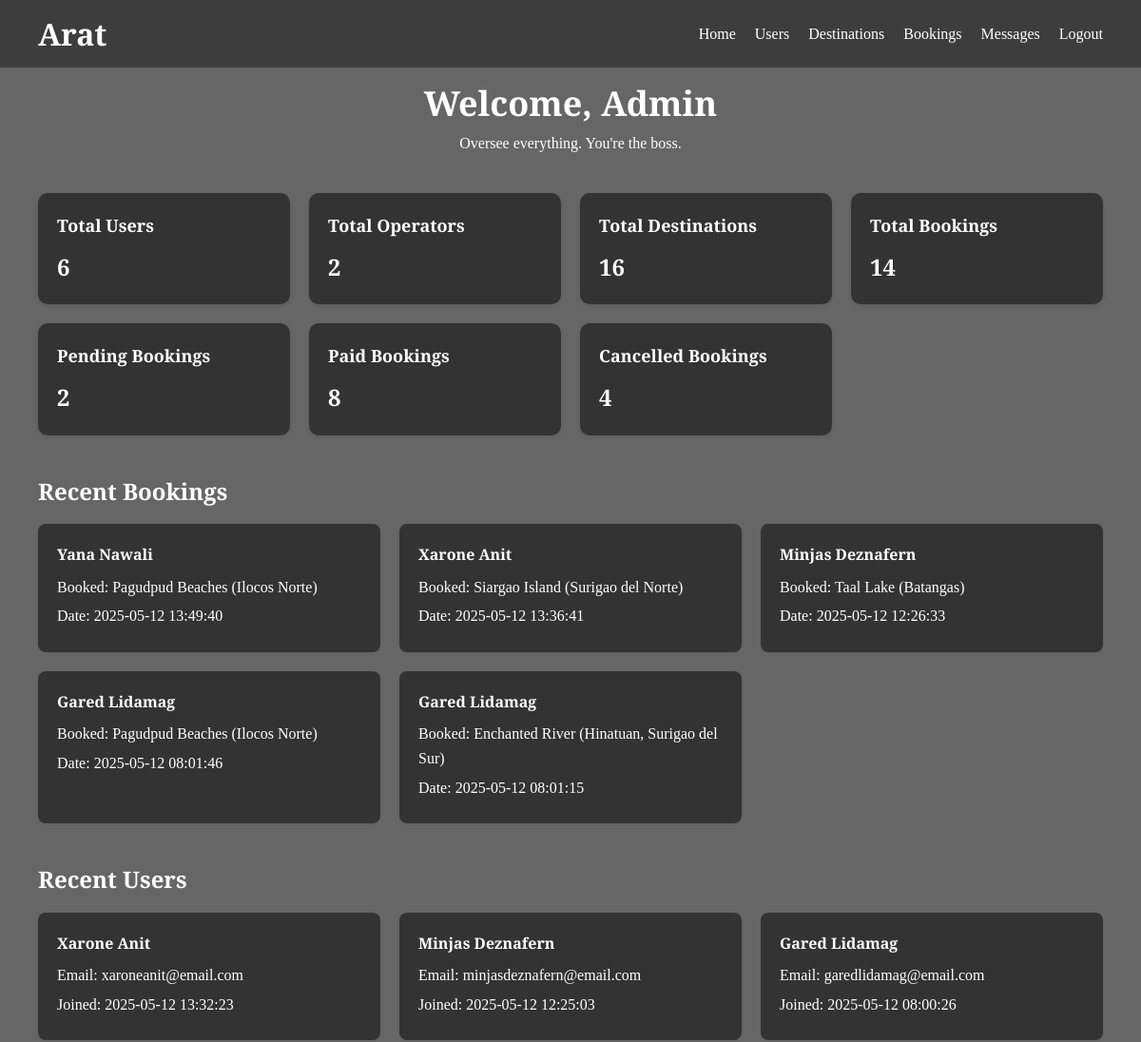
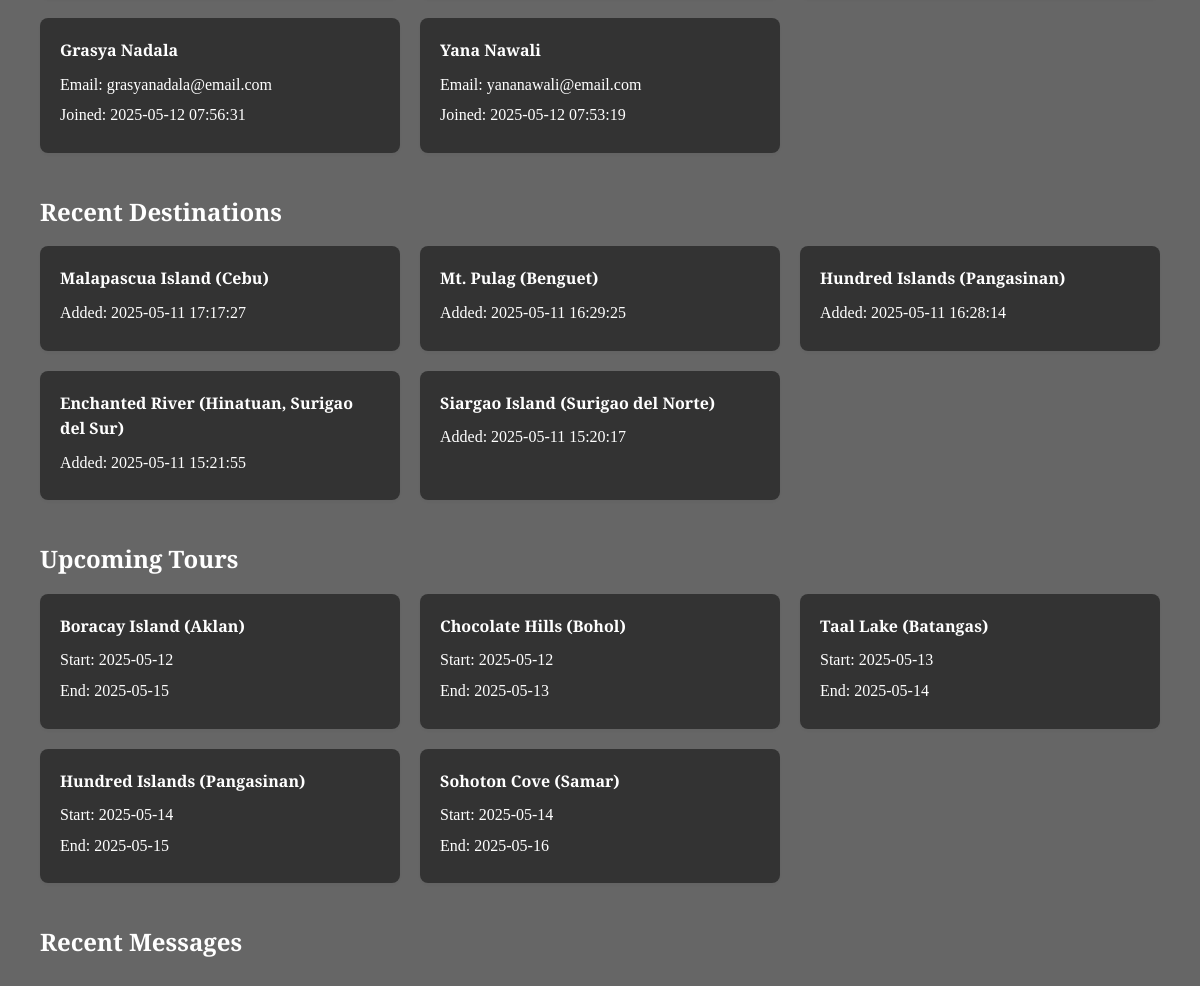
The app's page /frontend/admin/dashboard.php (signed in) with its own data (2 pictures, top to bottom).
### tables this page shows
CREATE TABLE `bookings` (
  `id` int(11) NOT NULL,
  `user_id` int(11) NOT NULL,
  `package_id` int(11) NOT NULL,
  `booking_date` timestamp NOT NULL DEFAULT current_timestamp(),
  `payment_method` enum('credit_card','online_banking','e_wallet') NOT NULL,
  `special_requests` text DEFAULT NULL,
  `status` enum('pending','paid','cancelled') NOT NULL,
  `num_travelers` int(11) NOT NULL DEFAULT 1,
  `total_price` decimal(10,2) DEFAULT NULL
);

CREATE TABLE `users` (
  `id` int(11) NOT NULL,
  `name` varchar(100) DEFAULT NULL,
  `email` varchar(100) DEFAULT NULL,
  `password` varchar(255) DEFAULT NULL,
  `role` enum('traveler','operator','admin') DEFAULT 'traveler',
  `created_at` timestamp NOT NULL DEFAULT current_timestamp(),
  `status` enum('active','inactive') DEFAULT 'active'
);

CREATE TABLE `destinations` (
  `id` int(11) NOT NULL,
  `operator_id` int(11) DEFAULT NULL,
  `name` varchar(100) DEFAULT NULL,
  `description` text DEFAULT NULL,
  `image_url` varchar(255) DEFAULT NULL,
  `itinerary` text DEFAULT NULL,
  `flight_info` varchar(255) DEFAULT NULL,
  `hotel` varchar(255) DEFAULT NULL,
  `start_date` date DEFAULT NULL,
  `end_date` date DEFAULT NULL,
  `price` decimal(10,2) DEFAULT NULL,
  `created_at` datetime DEFAULT current_timestamp(),
  `max_slots` int(11) DEFAULT 20,
  `is_featured` tinyint(1) DEFAULT 0
);

### frontend/admin/dashboard.php (the view, shortened to what this page needs)
<?php
require '../../backend/config/db.php';
try {
    $stmt1 = $pdo->prepare("SELECT COUNT(*) FROM users WHERE role = 'traveler'");
    $stmt1->execute();
    $total_users = $stmt1->fetchColumn();
    $stmt2 = $pdo->prepare("SELECT COUNT(*) FROM users WHERE role = 'operator'");
    $stmt2->execute();
    $total_operators = $stmt2->fetchColumn();
    $stmt3 = $pdo->prepare("SELECT COUNT(*) FROM destinations");
    $stmt3->execute();
    $total_destinations = $stmt3->fetchColumn();
    $stmt4 = $pdo->prepare("SELECT COUNT(*) FROM bookings");
    $stmt4->execute();
    $total_bookings = $stmt4->fetchColumn();
    $stmt5 = $pdo->prepare("SELECT COUNT(*) FROM bookings WHERE status = 'pending'");
    $stmt5->execute();
    $pending_bookings = $stmt5->fetchColumn();
    $stmt6 = $pdo->prepare("SELECT COUNT(*) FROM bookings WHERE status = 'paid'");
    $stmt6->execute();
    $paid_bookings = $stmt6->fetchColumn();
    $stmt7 = $pdo->prepare("SELECT COUNT(*) FROM bookings WHERE status = 'cancelled'");
    $stmt7->execute();
    $canceled_bookings = $stmt7->fetchColumn();
} catch (PDOException $e) {
    die("Error: " . $e->getMessage());
}
$bookings_stmt = $pdo->query("SELECT b.*, u.name AS user_name, d.name AS destination_name
                              FROM bookings b
                              JOIN users u ON b.user_id = u.id
                              JOIN destinations d ON b.package_id = d.id
                              ORDER BY b.booking_date DESC LIMIT 5");
$recent_bookings = $bookings_stmt->fetchAll(PDO::FETCH_ASSOC);
$users_stmt = $pdo->query("SELECT * FROM users ORDER BY created_at DESC LIMIT 5");
$recent_users = $users_stmt->fetchAll(PDO::FETCH_ASSOC);
$destinations_stmt = $pdo->query("SELECT * FROM destinations ORDER BY created_at DESC LIMIT 5");
$recent_destinations = $destinations_stmt->fetchAll(PDO::FETCH_ASSOC);
$today = date('Y-m-d');
$stmt = $pdo->prepare("
    SELECT
        d.id,
        d.name,
        d.start_date,
        d.end_date,
        d.max_slots,
        COALESCE(SUM(CASE WHEN b.status = 'paid' THEN b.num_travelers ELSE 0 END), 0) AS booked_slots
    FROM destinations d
    LEFT JOIN bookings b ON d.id = b.package_id
    WHERE d.start_date >= ?
    GROUP BY d.id
    ORDER BY d.start_date ASC
    LIMIT 5
");
$stmt->execute([$today]);
$upcomingTours = $stmt->fetchAll(PDO::FETCH_ASSOC);
?>
<!DOCTYPE html>
<html lang="en">
<head>
    <link rel="stylesheet" href="https://cdnjs.cloudflare.com/ajax/libs/font-awesome/6.5.0/css/all.min.css">
</head>
<body>
<div class="overlay">
<section class="hero">
    <header>
        <h1>Arat</h1>
        <nav>
            <a href="dashboard.php">Home</a>
            <a href="users.php">Users</a>
            <a href="destinations.php">Destinations</a>
            <a href="bookings.php">Bookings</a>
            <a href="messages.php">Messages</a>
            <a href="/backend/auth/logout.php">Logout</a>
        </nav>
    </header>
    <div class="hero-overlay">
        <h2>Welcome, Admin</h2>
        <p>Oversee everything. You're the boss.</p>
    </div>
</section>
<div class="dashboard-container">
    <div class="stats-grid">
        <div class="stat-card"><h3>Total Users</h3><p><?= $total_users ?></p></div>
        <div class="stat-card"><h3>Total Operators</h3><p><?= $total_operators ?></p></div>
        <div class="stat-card"><h3>Total Destinations</h3><p><?= $total_destinations ?></p></div>
        <div class="stat-card"><h3>Total Bookings</h3><p><?= $total_bookings ?></p></div>
        <div class="stat-card"><h3>Pending Bookings</h3><p><?= $pending_bookings ?></p></div>
        <div class="stat-card"><h3>Paid Bookings</h3><p><?= $paid_bookings ?></p></div>
        <div class="stat-card"><h3>Cancelled Bookings</h3><p><?= $canceled_bookings ?></p></div>
    </div>
    <h2 class="section-title">Recent Bookings</h2>
    <div class="card-list">
        <?php foreach ($recent_bookings as $booking): ?>
            <div class="card">
                <h4><?= htmlspecialchars($booking['user_name']) ?></h4>
                <p>Booked: <?= htmlspecialchars($booking['destination_name']) ?></p>
                <p>Date: <?= htmlspecialchars($booking['booking_date']) ?></p>
            </div>
        <?php endforeach; ?>
    </div>
    <h2 class="section-title">Recent Users</h2>
    <div class="card-list">
        <?php foreach ($recent_users as $user): ?>
            <div class="card">
                <h4><?= htmlspecialchars($user['name']) ?></h4>
                <p>Email: <?= htmlspecialchars($user['email']) ?></p>
                <p>Joined: <?= htmlspecialchars($user['created_at']) ?></p>
            </div>
        <?php endforeach; ?>
    </div>
    <h2 class="section-title">Recent Destinations</h2>
    <div class="card-list">
        <?php foreach ($recent_destinations as $dest): ?>
            <div class="card">
                <h4><?= htmlspecialchars($dest['name']) ?></h4>
                <p>Added: <?= htmlspecialchars($dest['created_at']) ?></p>
            </div>
        <?php endforeach; ?>
    </div>
    <h2 class="section-title">Upcoming Tours</h2>
    <div class="card-list">
        <?php foreach ($upcomingTours as $tour):
        ?>
            <div class="card">
                <h4><?= htmlspecialchars($tour['name']) ?></h4>
                <p>Start: <?= $tour['start_date'] ?></p>
                <p>End: <?= $tour['end_date'] ?></p>
            </div>
        <?php endforeach; ?>
    </div>
    <h2 class="section-title">Recent Messages</h2>
</div>
</div>
</body>
</html>

### frontend/admin/dashboard.php (style rules this page uses)
* { margin: 0; padding: 0; box-sizing: border-box; }
body { font-family: 'Playfair Display', serif; background-image: url('/image/bora1.jpg'); background-size: cover; background-attachment: fixed; background-position: center; background-repeat: no-repeat; color: #333; line-height: 1.6; }
.overlay { background-color: rgba(0, 0, 0, 0.6); padding: 80px 20px 40px; min-height: 100vh; }
header { position: absolute; top: 0; left: 0; width: 100%; padding: 10px 40px; display: flex; align-items: center; z-index: 10; background: rgba(0, 0, 0, 0.4); }
header h1 { font-size: 32px; color: #fff; }
nav { position: absolute; right: 40px; display: flex; align-items: center; }
nav a { margin-left: 20px; color: #fff; text-decoration: none; font-weight: 500; font-size: 16px; transition: color 0.3s; }
.hero-overlay { border-radius: 12px; text-align: center; color: white; }
.hero-overlay h2 { font-size: 36px; }
.dashboard-container { max-width: 1200px; margin: 40px auto; padding: 0 20px; }
.stats-grid { display: grid; grid-template-columns: repeat(auto-fit, minmax(220px, 1fr)); gap: 20px; margin-bottom: 40px; }
.stat-card { background: rgba(0,0,0,0.5); padding: 20px; border-radius: 10px; box-shadow: 0 2px 6px rgba(0,0,0,0.1); }
.stat-card h3 { font-size: 18px; color: white; margin-bottom: 10px; }
.stat-card p { font-size: 24px; font-weight: bold; color: white; }
.section-title { font-size: 24px; color:white; margin-bottom: 15px; }
.card-list { display: grid; grid-template-columns: repeat(auto-fill, minmax(300px, 1fr)); gap: 20px; margin-bottom: 40px; }
.card { background: rgba(0,0,0,0.5); padding: 20px; border-radius: 8px; box-shadow: 0 2px 5px rgba(0,0,0,0.05); }
.card h4 { margin-bottom: 8px; color: white; }
.card p { margin: 5px 0; color: white; }

### records on screen
bookings: user.name "Yana Nawali", package.name "Pagudpud Beaches (Ilocos Norte)", booking_date "2025-05-12 13:49:40"
bookings: user.name "Xarone Anit", package.name "Siargao Island (Surigao del Norte)", booking_date "2025-05-12 13:36:41"
bookings: user.name "Minjas Deznafern", package.name "Taal Lake (Batangas)", booking_date "2025-05-12 12:26:33"
bookings: user.name "Gared Lidamag", package.name "Pagudpud Beaches (Ilocos Norte)", booking_date "2025-05-12 08:01:46"
bookings: user.name "Gared Lidamag", package.name "Enchanted River (Hinatuan, Surigao del Sur)", booking_date "2025-05-12 08:01:15"
users: name "Xarone Anit", email "xaroneanit@email.com", created_at "2025-05-12 13:32:23"
users: name "Minjas Deznafern", email "minjasdeznafern@email.com", created_at "2025-05-12 12:25:03"
users: name "Gared Lidamag", email "garedlidamag@email.com", created_at "2025-05-12 08:00:26"
users: name "Grasya Nadala", email "grasyanadala@email.com", created_at "2025-05-12 07:56:31"
users: name "Yana Nawali", email "yananawali@email.com", created_at "2025-05-12 07:53:19"
destinations: name "Malapascua Island (Cebu)", created_at "2025-05-11 17:17:27"
destinations: name "Mt. Pulag (Benguet)", created_at "2025-05-11 16:29:25"
destinations: name "Hundred Islands (Pangasinan)", created_at "2025-05-11 16:28:14", start_date "2025-05-14", end_date "2025-05-15"
destinations: name "Enchanted River (Hinatuan, Surigao del Sur)", created_at "2025-05-11 15:21:55"
destinations: name "Siargao Island (Surigao del Norte)", created_at "2025-05-11 15:20:17"
destinations: name "Boracay Island (Aklan)", start_date "2025-05-12", end_date "2025-05-15"
destinations: name "Chocolate Hills (Bohol)", start_date "2025-05-12", end_date "2025-05-13"
destinations: name "Taal Lake (Batangas)", start_date "2025-05-13", end_date "2025-05-14"
destinations: name "Sohoton Cove (Samar)", start_date "2025-05-14", end_date "2025-05-16"

### other values on screen
$total_users "6"
$total_operators "2"
$total_destinations "16"
$total_bookings "14"
$pending_bookings "2"
$paid_bookings "8"
$canceled_bookings "4"
